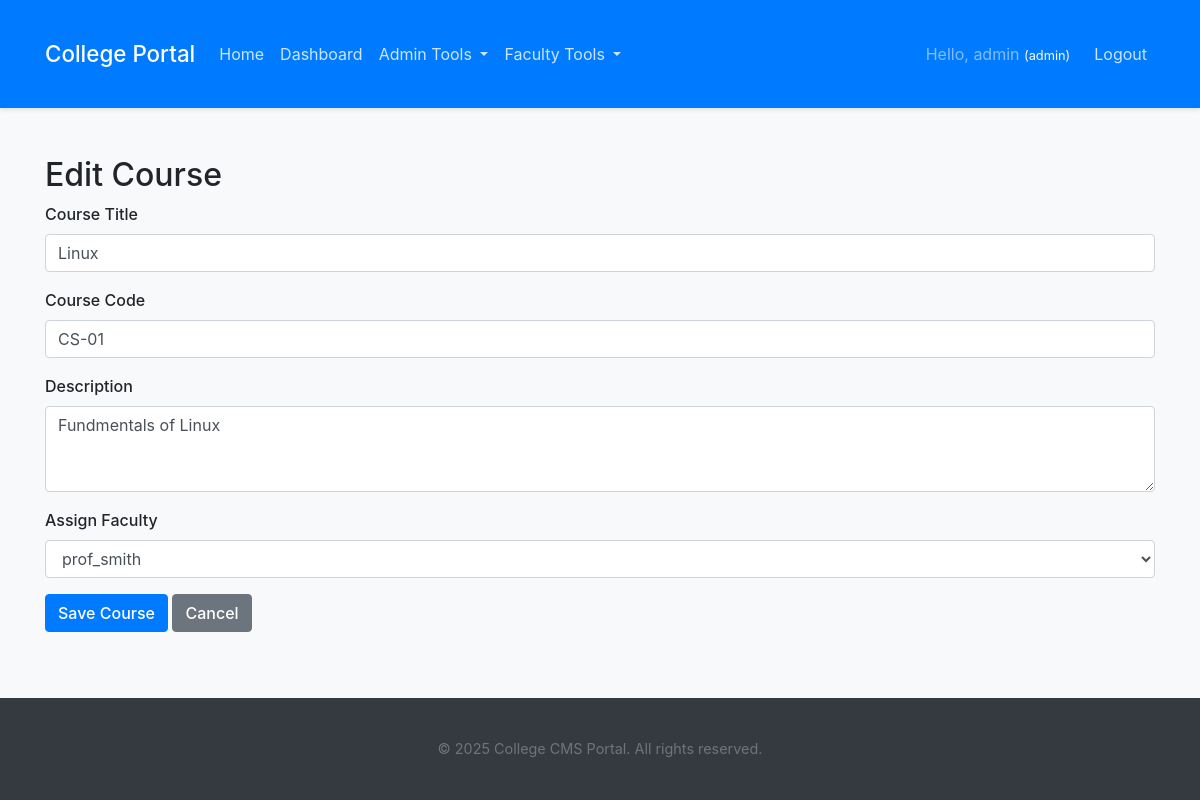
Screenshot of /courses/1/edit (signed in) with the database file from the repository.
### app.py (models this page shows, shortened)
class User(UserMixin, db.Model):
    id = db.Column(db.Integer, primary_key=True)
    username = db.Column(db.String(64), index=True, unique=True, nullable=False)
    email = db.Column(db.String(120), index=True, unique=True, nullable=False)
    password_hash = db.Column(db.String(256))
    role = db.Column(db.String(20), default='student', nullable=False) # admin, faculty, student
    created_at = db.Column(db.DateTime, default=datetime.utcnow)
    announcements_authored = db.relationship('Announcement', foreign_keys='Announcement.author_id', backref='author', lazy='dynamic')
    courses_taught = db.relationship('Course', foreign_keys='Course.faculty_id', backref='faculty_instructor', lazy='dynamic')
    @property
    def is_admin(self):
        return self.role == 'admin'
    @property
    def is_faculty(self):
        return self.role == 'faculty'
    @property
    def is_student(self):
        return self.role == 'student'

class Course(db.Model):
    id = db.Column(db.Integer, primary_key=True)
    title = db.Column(db.String(100), nullable=False)
    code = db.Column(db.String(20), unique=True, nullable=False)
    description = db.Column(db.Text, nullable=True)
    faculty_id = db.Column(db.Integer, db.ForeignKey('user.id'), nullable=True)

### app.py (the view, shortened to what this page needs)
@app.route('/courses/<int:course_id>/edit', methods=['GET', 'POST'])
@faculty_required
def edit_course(course_id):
    course = Course.query.get_or_404(course_id)
    if course.faculty_id != current_user.id and not current_user.is_admin:
        flash('You do not have permission to edit this course.', 'danger')
        return redirect(url_for('manage_courses'))
    form = CourseForm(obj=course)
    form.faculty_id.choices = [(f.id, f.username) for f in User.query.filter_by(role='faculty').all()]
    if not form.faculty_id.choices:
         form.faculty_id.choices.insert(0, (0, 'No Faculty Available'))
    return render_template('faculty/create_edit_course.html', title='Edit Course', form=form, legend='Edit Course', course=course)

### app.py
class CourseForm(FlaskForm):
    title = StringField('Course Title', validators=[DataRequired(), Length(max=100)])
    code = StringField('Course Code', validators=[DataRequired(), Length(max=20)])
    description = TextAreaField('Description')
    faculty_id = SelectField('Assign Faculty', coerce=int, validators=[DataRequired()])
    submit = SubmitField('Save Course')

### app.py (called while the page is built)
@login_manager.user_loader
def load_user(user_id):
    return User.query.get(int(user_id))

@app.context_processor
def inject_now():
    return {'current_year': datetime.utcnow().year}

def faculty_required(f):
    @wraps(f)
    @login_required
    def decorated_function(*args, **kwargs):
        if not (current_user.is_faculty or current_user.is_admin):
            flash('Faculty or Admin access required for this page.', 'danger')
            return redirect(url_for('dashboard'))
        return f(*args, **kwargs)
    return decorated_function

### templates/faculty/create_edit_course.html (shortened to what this page needs)
{% extends "base.html" %}
{% block content %}
    <h2>{{ legend }}</h2>
    <form method="POST" novalidate>
        <div class="form-group">
            {{ form.title.label(class="form-control-label") }}
            {{ form.title(class="form-control " + ("is-invalid" if form.title.errors else ""), placeholder="Course Title") }}
        </div>
        <div class="form-group">
            {{ form.code.label(class="form-control-label") }}
            {{ form.code(class="form-control " + ("is-invalid" if form.code.errors else ""), placeholder="e.g., CS101") }}
        </div>
        <div class="form-group">
            {{ form.description.label(class="form-control-label") }}
            {{ form.description(class="form-control " + ("is-invalid" if form.description.errors else ""), rows="3", placeholder="Course Description") }}
        </div>
         <div class="form-group">
            {{ form.faculty_id.label(class="form-control-label") }}
            {{ form.faculty_id(class="form-control " + ("is-invalid" if form.faculty_id.errors else "")) }}
        </div>
        <div class="form-group">
            {{ form.submit(class="btn btn-primary") }}
            <a href="{{ url_for('manage_courses') }}" class="btn btn-secondary">Cancel</a>
        </div>
    </form>
{% endblock %}

### templates/base.html (shortened to what this page needs)
<!DOCTYPE html>
<html lang="en">
<head>
    <link rel="stylesheet" href="https://stackpath.bootstrapcdn.com/bootstrap/4.5.2/css/bootstrap.min.css"
>
    <link rel="stylesheet" href="{{ url_for('static', filename='css/style.css') }}">
</head>
<body>
    <header>
        <nav class="navbar navbar-expand-lg navbar-dark bg-primary mb-4">
            <div class="container">
                <a class="navbar-brand" href="{{ url_for('index') }}">College Portal</a>
                <div class="collapse navbar-collapse" id="navbarNav">
                    <ul class="navbar-nav mr-auto">
                        <li class="nav-item {% if request.endpoint == 'index' %}active{% endif %}">
                            <a class="nav-link" href="{{ url_for('index') }}">Home <span class="sr-only">(current)</span></a>
                        </li>
                        {% if current_user.is_authenticated %}
                            <li class="nav-item {% if request.endpoint == 'dashboard' %}active{% endif %}">
                                <a class="nav-link" href="{{ url_for('dashboard') }}">Dashboard</a>
                            </li>
                            {% if current_user.is_admin %}
                                <li class="nav-item dropdown">
                                    <a class="nav-link dropdown-toggle" href="#" id="adminDropdown" role="button"
                                       data-toggle="dropdown" aria-haspopup="true" aria-expanded="false">
                                        Admin Tools
                                    </a>
                                </li>
                            {% endif %}
                            {% if current_user.is_faculty or (current_user.is_admin and not request.endpoint.startswith('admin_')) %}
                                 <li class="nav-item dropdown">
                                    <a class="nav-link dropdown-toggle" href="#" id="facultyDropdown" role="button"
                                       data-toggle="dropdown" aria-haspopup="true" aria-expanded="false">
                                        Faculty Tools
                                    </a>
                                </li>
                            {% endif %}
                        {% endif %}
                    </ul>
                    <ul class="navbar-nav">
                        {% if current_user.is_anonymous %}
                            <li class="nav-item {% if request.endpoint == 'login' %}active{% endif %}">
                                <a class="nav-link" href="{{ url_for('login') }}">Login</a>
                            </li>
                            <li class="nav-item {% if request.endpoint == 'register' %}active{% endif %}">
                                <a class="nav-link" href="{{ url_for('register') }}">Register</a>
                            </li>
                        {% else %}
                            <li class="nav-item">
                                <span class="navbar-text mr-3">
                                    Hello, {{ current_user.username }}
                                    <small class="text-light">({{ current_user.role }})</small>
                                </span>
                            </li>
                            <li class="nav-item">
                                <a class="nav-link" href="{{ url_for('logout') }}">Logout</a>
                            </li>
                        {% endif %}
                    </ul>
                </div>
            </div>
        </nav>
    </header>
    <main role="main" class="container">
        {% block content %}{% endblock %}
    </main>
    <footer class="footer mt-auto py-3 bg-dark text-light">
        <div class="container text-center">
            <span class="text-muted">© {% block year %}{{ current_year if current_year else '2024'}}{% endblock %} College CMS Portal. All rights reserved.</span>
        </div>
    </footer>
</body>
</html>

### static/css/style.css (style rules this page uses)
body { font-family: -apple-system, BlinkMacSystemFont, "Segoe UI", Roboto, "Helvetica Neue", Arial, "Noto Sans", sans-serif, "Apple Color Emoji", "Segoe UI Emoji", "Segoe UI Symbol", "Noto Color Emoji"; background-color: #f8f9fa; color: #212529; display: flex; flex-direction: column; min-height: 100vh; }
.container { flex: 1; padding-top: 1.5rem; padding-bottom: 1.5rem; }
.navbar { box-shadow: 0 2px 4px rgba(0,0,0,.1); }
.navbar-brand { font-weight: 500; font-size: 1.4rem; }
.navbar-dark .navbar-nav .nav-link { color: rgba(255,255,255,.8); }
.navbar-text { color: rgba(255,255,255,.85); }
.form-control-label { font-weight: 500; }
.btn { border-radius: .25rem; font-weight: 500; }
.btn-primary { background-color: #007bff; border-color: #007bff; }
.footer { background-color: #343a40; color: rgba(255,255,255,.6); padding: 1.5rem 0; text-align: center; margin-top: auto; font-size: 0.9rem; }
.mb-4 { margin-bottom: 1.5rem !important; }

### rows the page displays
User: username "admin", role "admin"
Course: title "Linux", code "CS-01", description "Fundmentals of Linux", faculty_id "prof_smith"

### other values shown
{{ legend }} "Edit Course"
